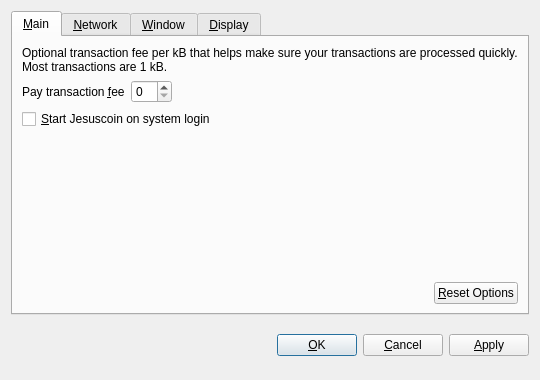
<?xml version="1.0" encoding="UTF-8"?>
<ui version="4.0">
 <class>OptionsDialog</class>
 <widget class="QDialog" name="OptionsDialog">
  <property name="geometry">
   <rect>
    <x>0</x>
    <y>0</y>
    <width>540</width>
    <height>380</height>
   </rect>
  </property>
  <property name="windowTitle">
   <string>Options</string>
  </property>
  <property name="modal">
   <bool>true</bool>
  </property>
  <layout class="QVBoxLayout" name="verticalLayout">
   <item>
    <widget class="QTabWidget" name="tabWidget">
     <property name="tabPosition">
      <enum>QTabWidget::North</enum>
     </property>
     <property name="currentIndex">
      <number>0</number>
     </property>
     <widget class="QWidget" name="tabMain">
      <attribute name="title">
       <string>&amp;Main</string>
      </attribute>
      <layout class="QVBoxLayout" name="verticalLayout_Main">
       <item>
        <widget class="QLabel" name="transactionFeeInfoLabel">
         <property name="text">
          <string>Optional transaction fee per kB that helps make sure your transactions are processed quickly. Most transactions are 1 kB.</string>
         </property>
         <property name="textFormat">
          <enum>Qt::PlainText</enum>
         </property>
         <property name="wordWrap">
          <bool>true</bool>
         </property>
        </widget>
       </item>
       <item>
        <layout class="QHBoxLayout" name="horizontalLayout_1_Main">
         <item>
          <widget class="QLabel" name="transactionFeeLabel">
           <property name="text">
            <string>Pay transaction &amp;fee</string>
           </property>
           <property name="textFormat">
            <enum>Qt::PlainText</enum>
           </property>
           <property name="buddy">
            <cstring>transactionFee</cstring>
           </property>
          </widget>
         </item>
         <item>
          <widget class="BitcoinAmountField" name="transactionFee"/>
         </item>
         <item>
          <spacer name="horizontalSpacer_1_Main">
           <property name="orientation">
            <enum>Qt::Horizontal</enum>
           </property>
           <property name="sizeHint" stdset="0">
            <size>
             <width>40</width>
             <height>20</height>
            </size>
           </property>
          </spacer>
         </item>
        </layout>
       </item>
       <item>
        <widget class="QCheckBox" name="bitcoinAtStartup">
         <property name="toolTip">
          <string>Automatically start Jesuscoin after logging in to the system.</string>
         </property>
         <property name="text">
          <string>&amp;Start Jesuscoin on system login</string>
         </property>
        </widget>
       </item>
       <item>
        <spacer name="verticalSpacer_Main">
         <property name="orientation">
          <enum>Qt::Vertical</enum>
         </property>
         <property name="sizeHint" stdset="0">
          <size>
           <width>20</width>
           <height>40</height>
          </size>
         </property>
        </spacer>
       </item>
       <item>
        <layout class="QHBoxLayout" name="horizontalLayout_2_Main">
         <item>
          <spacer name="horizontalSpacer_2_Main">
           <property name="orientation">
            <enum>Qt::Horizontal</enum>
           </property>
           <property name="sizeHint" stdset="0">
            <size>
             <width>40</width>
             <height>20</height>
            </size>
           </property>
          </spacer>
         </item>
         <item>
          <widget class="QPushButton" name="resetButton">
           <property name="toolTip">
            <string>Reset all client options to default.</string>
           </property>
           <property name="text">
            <string>&amp;Reset Options</string>
           </property>
           <property name="autoDefault">
            <bool>false</bool>
           </property>
          </widget>
         </item>
        </layout>
       </item>
      </layout>
     </widget>
     <widget class="QWidget" name="tabNetwork">
      <attribute name="title">
       <string>&amp;Network</string>
      </attribute>
      <layout class="QVBoxLayout" name="verticalLayout_Network">
       <item>
        <widget class="QCheckBox" name="mapPortUpnp">
         <property name="toolTip">
          <string>Automatically open the Jesuscoin client port on the router. This only works when your router supports UPnP and it is enabled.</string>
         </property>
         <property name="text">
          <string>Map port using &amp;UPnP</string>
         </property>
        </widget>
       </item>
       <item>
        <widget class="QCheckBox" name="connectSocks">
         <property name="toolTip">
          <string>Connect to the Jesuscoin network through a SOCKS proxy (e.g. when connecting through Tor).</string>
         </property>
         <property name="text">
          <string>&amp;Connect through SOCKS proxy:</string>
         </property>
        </widget>
       </item>
       <item>
        <layout class="QHBoxLayout" name="horizontalLayout_Network">
         <item>
          <widget class="QLabel" name="proxyIpLabel">
           <property name="text">
            <string>Proxy &amp;IP:</string>
           </property>
           <property name="textFormat">
            <enum>Qt::PlainText</enum>
           </property>
           <property name="buddy">
            <cstring>proxyIp</cstring>
           </property>
          </widget>
         </item>
         <item>
          <widget class="QValidatedLineEdit" name="proxyIp">
           <property name="maximumSize">
            <size>
             <width>140</width>
             <height>16777215</height>
            </size>
           </property>
           <property name="toolTip">
            <string>IP address of the proxy (e.g. 127.0.0.1)</string>
           </property>
          </widget>
         </item>
         <item>
          <widget class="QLabel" name="proxyPortLabel">
           <property name="text">
            <string>&amp;Port:</string>
           </property>
           <property name="textFormat">
            <enum>Qt::PlainText</enum>
           </property>
           <property name="buddy">
            <cstring>proxyPort</cstring>
           </property>
          </widget>
         </item>
         <item>
          <widget class="QLineEdit" name="proxyPort">
           <property name="maximumSize">
            <size>
             <width>55</width>
             <height>16777215</height>
            </size>
           </property>
           <property name="toolTip">
            <string>Port of the proxy (e.g. 9050)</string>
           </property>
          </widget>
         </item>
         <item>
          <widget class="QLabel" name="socksVersionLabel">
           <property name="text">
            <string>SOCKS &amp;Version:</string>
           </property>
           <property name="textFormat">
            <enum>Qt::PlainText</enum>
           </property>
           <property name="buddy">
            <cstring>socksVersion</cstring>
           </property>
          </widget>
         </item>
         <item>
          <widget class="QValueComboBox" name="socksVersion">
           <property name="toolTip">
            <string>SOCKS version of the proxy (e.g. 5)</string>
           </property>
          </widget>
         </item>
         <item>
          <spacer name="horizontalSpacer_Network">
           <property name="orientation">
            <enum>Qt::Horizontal</enum>
           </property>
           <property name="sizeHint" stdset="0">
            <size>
             <width>40</width>
             <height>20</height>
            </size>
           </property>
          </spacer>
         </item>
        </layout>
       </item>
       <item>
        <spacer name="verticalSpacer_Network">
         <property name="orientation">
          <enum>Qt::Vertical</enum>
         </property>
         <property name="sizeHint" stdset="0">
          <size>
           <width>20</width>
           <height>40</height>
          </size>
         </property>
        </spacer>
       </item>
      </layout>
     </widget>
     <widget class="QWidget" name="tabWindow">
      <attribute name="title">
       <string>&amp;Window</string>
      </attribute>
      <layout class="QVBoxLayout" name="verticalLayout_Window">
       <item>
        <widget class="QCheckBox" name="minimizeToTray">
         <property name="toolTip">
          <string>Show only a tray icon after minimizing the window.</string>
         </property>
         <property name="text">
          <string>&amp;Minimize to the tray instead of the taskbar</string>
         </property>
        </widget>
       </item>
       <item>
        <widget class="QCheckBox" name="minimizeOnClose">
         <property name="toolTip">
          <string>Minimize instead of exit the application when the window is closed. When this option is enabled, the application will be closed only after selecting Quit in the menu.</string>
         </property>
         <property name="text">
          <string>M&amp;inimize on close</string>
         </property>
        </widget>
       </item>
       <item>
        <spacer name="verticalSpacer_Window">
         <property name="orientation">
          <enum>Qt::Vertical</enum>
         </property>
         <property name="sizeHint" stdset="0">
          <size>
           <width>20</width>
           <height>40</height>
          </size>
         </property>
        </spacer>
       </item>
      </layout>
     </widget>
     <widget class="QWidget" name="tabDisplay">
      <attribute name="title">
       <string>&amp;Display</string>
      </attribute>
      <layout class="QVBoxLayout" name="verticalLayout_Display">
       <item>
        <layout class="QHBoxLayout" name="horizontalLayout_1_Display">
         <item>
          <widget class="QLabel" name="langLabel">
           <property name="text">
            <string>User Interface &amp;language:</string>
           </property>
           <property name="textFormat">
            <enum>Qt::PlainText</enum>
           </property>
           <property name="buddy">
            <cstring>lang</cstring>
           </property>
          </widget>
         </item>
         <item>
          <widget class="QValueComboBox" name="lang">
           <property name="toolTip">
            <string>The user interface language can be set here. This setting will take effect after restarting Jesuscoin.</string>
           </property>
          </widget>
         </item>
        </layout>
       </item>
       <item>
        <layout class="QHBoxLayout" name="horizontalLayout_2_Display">
         <item>
          <widget class="QLabel" name="unitLabel">
           <property name="text">
            <string>&amp;Unit to show amounts in:</string>
           </property>
           <property name="textFormat">
            <enum>Qt::PlainText</enum>
           </property>
           <property name="buddy">
            <cstring>unit</cstring>
           </property>
          </widget>
         </item>
         <item>
          <widget class="QValueComboBox" name="unit">
           <property name="toolTip">
            <string>Choose the default subdivision unit to show in the interface and when sending coins.</string>
           </property>
          </widget>
         </item>
        </layout>
       </item>
       <item>
        <widget class="QCheckBox" name="displayAddresses">
         <property name="toolTip">
          <string>Whether to show Jesuscoin addresses in the transaction list or not.</string>
         </property>
         <property name="text">
          <string>&amp;Display addresses in transaction list</string>
         </property>
        </widget>
       </item>
       <item>
        <widget class="QCheckBox" name="coinControlFeatures">
         <property name="toolTip">
          <string>Whether to show coin control features or not.</string>
         </property>
         <property name="text">
          <string>Display coin &amp;control features (experts only!)</string>
         </property>
        </widget>
       </item>
       <item>
        <spacer name="verticalSpacer_Display">
         <property name="orientation">
          <enum>Qt::Vertical</enum>
         </property>
         <property name="sizeHint" stdset="0">
          <size>
           <width>20</width>
           <height>40</height>
          </size>
         </property>
        </spacer>
       </item>
      </layout>
     </widget>
    </widget>
   </item>
   <item>
    <layout class="QHBoxLayout" name="horizontalLayout_Buttons">
     <item>
      <spacer name="horizontalSpacer_1">
       <property name="orientation">
        <enum>Qt::Horizontal</enum>
       </property>
       <property name="sizeHint" stdset="0">
        <size>
         <width>40</width>
         <height>48</height>
        </size>
       </property>
      </spacer>
     </item>
     <item>
      <widget class="QLabel" name="statusLabel">
       <property name="font">
        <font>
         <weight>75</weight>
         <bold>true</bold>
        </font>
       </property>
       <property name="text">
        <string/>
       </property>
       <property name="textFormat">
        <enum>Qt::PlainText</enum>
       </property>
       <property name="wordWrap">
        <bool>true</bool>
       </property>
      </widget>
     </item>
     <item>
      <spacer name="horizontalSpacer_2">
       <property name="orientation">
        <enum>Qt::Horizontal</enum>
       </property>
       <property name="sizeHint" stdset="0">
        <size>
         <width>40</width>
         <height>48</height>
        </size>
       </property>
      </spacer>
     </item>
     <item>
      <widget class="QPushButton" name="okButton">
       <property name="text">
        <string>&amp;OK</string>
       </property>
      </widget>
     </item>
     <item>
      <widget class="QPushButton" name="cancelButton">
       <property name="text">
        <string>&amp;Cancel</string>
       </property>
       <property name="autoDefault">
        <bool>false</bool>
       </property>
      </widget>
     </item>
     <item>
      <widget class="QPushButton" name="applyButton">
       <property name="text">
        <string>&amp;Apply</string>
       </property>
       <property name="autoDefault">
        <bool>false</bool>
       </property>
      </widget>
     </item>
    </layout>
   </item>
  </layout>
 </widget>
 <customwidgets>
  <customwidget>
   <class>BitcoinAmountField</class>
   <extends>QSpinBox</extends>
   <header>bitcoinamountfield.h</header>
  </customwidget>
  <customwidget>
   <class>QValueComboBox</class>
   <extends>QComboBox</extends>
   <header>qvaluecombobox.h</header>
  </customwidget>
  <customwidget>
   <class>QValidatedLineEdit</class>
   <extends>QLineEdit</extends>
   <header>qvalidatedlineedit.h</header>
  </customwidget>
 </customwidgets>
 <resources/>
 <connections/>
</ui>
